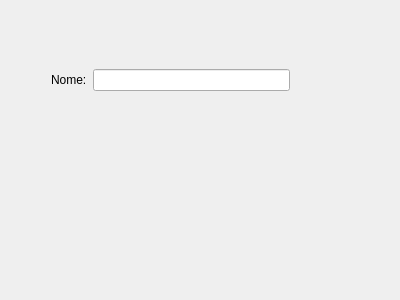
<?xml version="1.0" encoding="UTF-8"?>
<ui version="4.0">
 <class>Widget</class>
 <widget class="QWidget" name="Widget">
  <property name="geometry">
   <rect>
    <x>0</x>
    <y>0</y>
    <width>400</width>
    <height>300</height>
   </rect>
  </property>
  <property name="windowTitle">
   <string>Widget</string>
  </property>
  <widget class="QWidget" name="">
   <property name="geometry">
    <rect>
     <x>40</x>
     <y>40</y>
     <width>261</width>
     <height>81</height>
    </rect>
   </property>
   <layout class="QGridLayout" name="gridLayout">
    <item row="0" column="0">
     <widget class="QLabel" name="label">
      <property name="text">
       <string>Nome:</string>
      </property>
     </widget>
    </item>
    <item row="0" column="1">
     <widget class="QLineEdit" name="lineEditNome"/>
    </item>
   </layout>
  </widget>
 </widget>
 <layoutdefault spacing="6" margin="11"/>
 <resources/>
 <connections/>
</ui>
